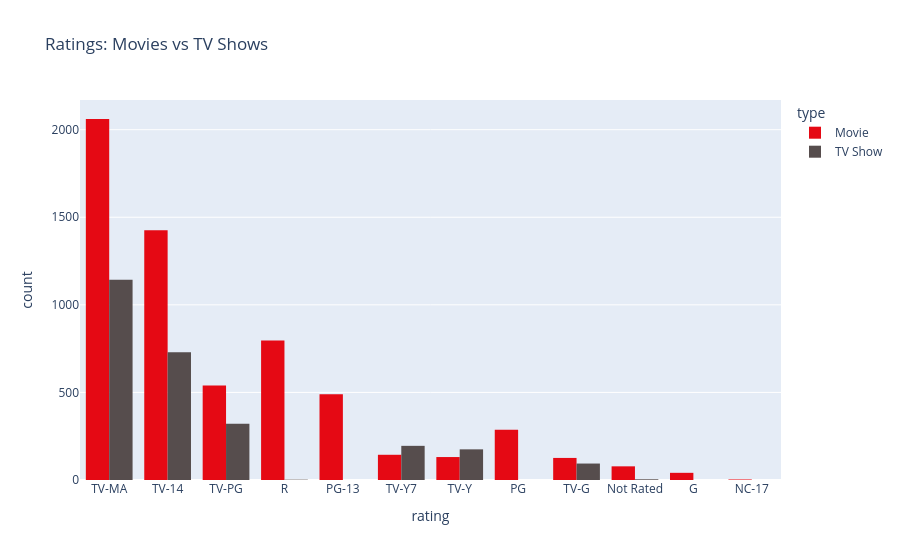

Notebook code for this chart:
### Code cell
# مقارنة التقييمات بين Movies و TV Shows
fig = px.histogram(df, x="rating", color="type", barmode="group",
                   color_discrete_sequence=colors, title="Ratings: Movies vs TV Shows",
                   category_orders={"rating": rating_counts.index.tolist()})
fig.show()

ct = pd.crosstab(df["rating"], df["type"])
display(ct)

### Figure 1 — Plotly figure (JSON) as saved in the notebook; plotly's stock layout.template omitted (floating-point values rounded to 4 significant figures; data arrays with more than 128 entries replaced by an {"elided": "..."} marker saying what was removed)
{"data": [{"alignmentgroup": "True", "bingroup": "x", "hovertemplate": "type=Movie<br>rating=%{x}<br>count=%{y}<extra></extra>", "legendgroup": "Movie", "marker": {"color": "#E50914", "pattern": {"shape": ""}}, "name": "Movie", "offsetgroup": "Movie", "orientation": "v", "showlegend": true, "type": "histogram", "x": {"elided": "6123 str values"}, "xaxis": "x", "yaxis": "y"}, {"alignmentgroup": "True", "bingroup": "x", "hovertemplate": "type=TV Show<br>rating=%{x}<br>count=%{y}<extra></extra>", "legendgroup": "TV Show", "marker": {"color": "#564d4d", "pattern": {"shape": ""}}, "name": "TV Show", "offsetgroup": "TV Show", "orientation": "v", "showlegend": true, "type": "histogram", "x": {"elided": "2663 str values"}, "xaxis": "x", "yaxis": "y"}], "layout": {"barmode": "group", "legend": {"title": {"text": "type"}, "tracegroupgap": 0}, "title": {"text": "Ratings: Movies vs TV Shows"}, "xaxis": {"anchor": "y", "categoryarray": ["TV-MA", "TV-14", "TV-PG", "R", "PG-13", "TV-Y7", "TV-Y", "PG", "TV-G", "Not Rated", "G", "NC-17"], "categoryorder": "array", "domain": [0, 1], "title": {"text": "rating"}}, "yaxis": {"anchor": "x", "domain": [0, 1], "title": {"text": "count"}}}}
